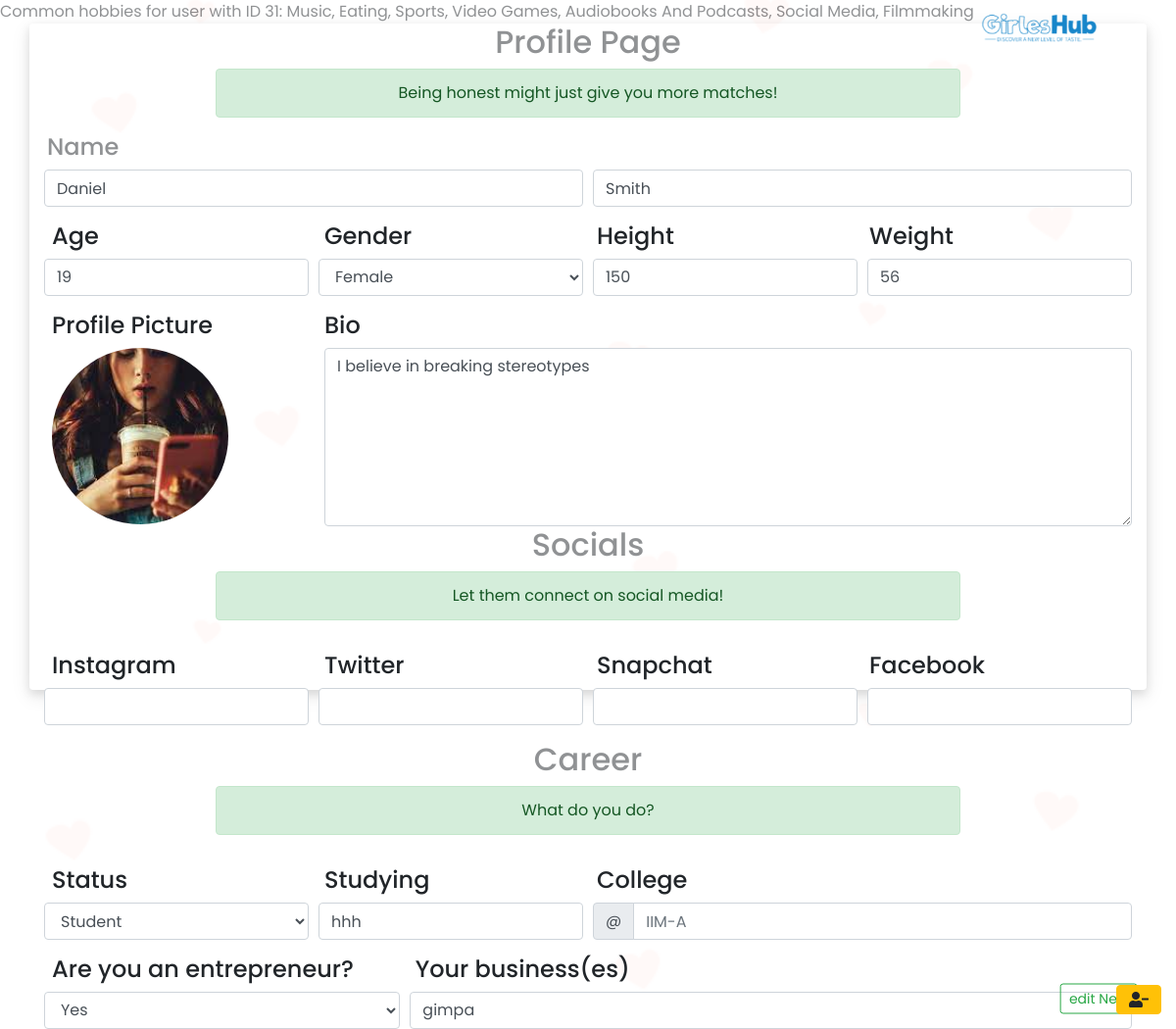
Screenshot of /profile.php (signed in) with the database file from the repository.
### tables this page shows
CREATE TABLE `social` (
  `uid` int(11) NOT NULL,
  `ig` varchar(30) DEFAULT NULL,
  `sc` varchar(30) DEFAULT NULL,
  `twit` varchar(30) DEFAULT NULL,
  `fb` varchar(30) DEFAULT NULL
);

CREATE TABLE `userprofile` (
  `uid` int(11) NOT NULL,
  `name` varchar(50) NOT NULL,
  `age` int(2) NOT NULL,
  `gender` enum('M','F') NOT NULL,
  `height` text DEFAULT NULL,
  `weight` text DEFAULT NULL,
  `latitude` text NOT NULL,
  `longitude` text NOT NULL,
  `profile_photo` varchar(100) NOT NULL,
  `bio` text NOT NULL
);

CREATE TABLE `career` (
  `uid` int(11) NOT NULL,
  `status` varchar(30) NOT NULL,
  `job_desc` text NOT NULL,
  `college` text DEFAULT NULL,
  `entre` enum('yes','no') DEFAULT NULL,
  `owns_biz` text DEFAULT NULL
);

### profile.php (the view, shortened to what this page needs)
<?php require_once "controllerUserData.php"; ?>
<?php
$email = $_SESSION['email'];
$password = $_SESSION['password'];
$uid = "";
$tab1 = Array();
$tab2 = Array();
if($email != false && $password != false){
    $sql = "SELECT * FROM usertable WHERE email = '$email'";
    $run_Sql = mysqli_query($con, $sql);
    if($run_Sql){
      $fetch_info = mysqli_fetch_assoc($run_Sql);
      $uid = $fetch_info['uid'];
        $sql = "SELECT * FROM userprofile WHERE uid = '$uid'";
        $run_Sql = mysqli_query($con, $sql);
        if($run_Sql){
          $fetch_info = mysqli_fetch_assoc($run_Sql);
          $name = $fetch_info['name'];
          $tab1['fname'] = explode(" ",$name)[0];
          $tab1['lname'] = explode(" ",$name)[1];
          $tab1['age'] = $fetch_info['age'];
          $tab1['gender'] = $fetch_info['gender'];
          $tab1['height'] = $fetch_info['height'];
          $tab1['weight'] = $fetch_info['weight'];
          $tab1['profile_photo'] = $fetch_info['profile_photo'];
          $tab1['bio'] = $fetch_info['bio'];
        }
    }
    $sql = "SELECT * FROM social WHERE uid = '$uid'";
    $run_Sql = mysqli_query($con, $sql);
    if($run_Sql){
      $fetch_info = mysqli_fetch_assoc($run_Sql);
      $uid = $fetch_info['uid'];
      $tab2['ig'] = $fetch_info['ig'];
      $tab2['sc'] = $fetch_info['sc'];
      $tab2['twit'] = $fetch_info['twit'];
      $tab2['fb'] = $fetch_info['fb'];
    }
    $sql = "SELECT * FROM career WHERE uid = '$uid'";
    $run_Sql = mysqli_query($con, $sql);
    if($run_Sql){
      $fetch_info = mysqli_fetch_assoc($run_Sql);
      $tab2['status'] = $fetch_info['status'];
      $tab2['job'] = $fetch_info['job_desc'];
      $tab2['college'] = $fetch_info['college'];
      $tab2['entre'] = $fetch_info['entre'];
      $tab2['owns_biz'] = $fetch_info['owns_biz'];
    }
}else{
    header('Location: login-user.php');
}
 $col_names = ["streaming movies and shows", "anime", "stand up comedy", "reading", "writing", "meditation", "music", "eating", "dancing", "singing", "baking", "cooking", "gardening", "arts and crafts", "painting", "sketching", "fishing", "running", "walking", "swimming", "working out", "yoga", "bicycling", "driving", "riding", "sports", "video games", "travelling", "hiking", "collecting", "volunteer work", "working", "audiobooks and podcasts", "youtube", "social media", "housework", "shopping", "coding", "hacking", "photoshop", "video editing", "filmmaking", "science", "astronomy", "astrology"];
 $common_hobbies = [];
 $q = "SELECT * FROM hobbies WHERE uid='$uid'";
 $r = mysqli_query($con, $q);
 $row = mysqli_fetch_array($r);
 for ($i = 1; $i < count($col_names) + 1; $i++) {
     if ($row[$i] == 1) {
         array_push($common_hobbies, ucwords($col_names[$i - 1]));
     }
 }
 echo "Common hobbies for user with ID $uid: " . implode(", ", $common_hobbies);
?>
<!DOCTYPE html>
<html lang="en">
<head>
    <link rel="stylesheet" href="https://stackpath.bootstrapcdn.com/bootstrap/4.5.2/css/bootstrap.min.css">
    <link href="https://cdnjs.cloudflare.com/ajax/libs/font-awesome/5.13.0/css/all.min.css" rel="stylesheet">
    <link rel="stylesheet" href="css/style-form-profile.css">
</head>
<body>
  <a href="home.php" class="logo" title="Home">
    <img src="./public/assets/SoulMate (3).png" alt="logo" height="50">
  </a>
  <div class="container">
 <div class=" ">
  <form action="edit-profile.php" method="POST" autocomplete="off" enctype="multipart/form-data">
    <div class="row justify-content-center">
    <h2 class="text-center">Profile Page</h2>
   </div>
   <div class="row justify-content-center">
    <div class="alert alert-success text-center col-8 positive-message">Being honest might just give you more matches!</div>
   </div>
   <div class="form-row pl-2">
      <h4>Name</h4>
     </div>
     <div class="form-row">
      <div class="col">
       <input type="text" id="fname" class="form-control" placeholder="First name" name="fname" value="<?php echo $tab1['fname'] ?>">
     </div>
     <div class="col">
       <input type="text" id="lname" class="form-control" placeholder="Last name" name="lname" value="<?php echo $tab1['lname'] ?>">
     </div>
     </div>
     <div class="form-row  mt-3 pl-2">
      <div class="col"><h4>Age</h4></div>
      <div class="col"><h4>Gender</h4></div>
      <div class="col"><h4>Height</h4></div>
      <div class="col"><h4>Weight</h4></div>
     </div>
     <div class="form-row">
      <div class="col">
       <input type="text" id="age" class="form-control" placeholder="18" name="age" value="<?php echo $tab1['age'] ?>">
      </div>
      <div class="col">
       <select class="form-control" id="gender" name="gender">
        <option value="F" <?php if($tab1['gender'] == "F") {  ?> selected <?php } ?>>Female</option>
       </select>
      </div>
      <div class="col">
       <input type="text" class="form-control" placeholder="Eg. 170cms or 5'5ft" name="height" value="<?php echo $tab1['height'] ?>">
      </div>
      <div class="col">
       <input type="text" class="form-control" placeholder="Eg. 70kgs" name="weight" value="<?php echo $tab1['weight'] ?>">
      </div>
     </div>
     <div class="form-row mt-3 pl-2">
      <div class="col-3">
       <h4 title="required">Profile Picture</h4>
       <img id="profile-pic" src="<?php echo $tab1['profile_photo'] ?>" alt="" width="180" height="180" style="border-radius: 50%; object-fit: cover;" title="Click to change">
      </div>
      <div class="col-9">
       <h4 title="required">Bio</h4>
       <textarea class="form-control" id="bio" rows="7" placeholder="Make it interesting....&#10;Your goal is to impress....." name="bio"><?php echo $tab1['bio'] ?></textarea>
      </div>
     </div>
     <div class="row justify-content-center">
    <h2 class="text-center" id="title">Socials</h2>
   </div>
   <div class="row justify-content-center">
    <div class="alert alert-success text-center col-8" id="message">Let them connect on social media!</div>
   </div>
    <div class="form-row  mt-3 pl-2">
      <div class="col"><h4>Instagram</h4></div>
      <div class="col"><h4>Twitter</h4></div>
      <div class="col"><h4>Snapchat</h4></div>
      <div class="col"><h4>Facebook</h4></div>
     </div>
     <div class="form-row">
      <div class="col"><input type="text" class="form-control" name="ig" value="<?php echo $tab2['ig'] ?>"></div>
      <div class="col"><input type="text" class="form-control" name="twit" value="<?php echo $tab2['twit'] ?>"></div>
      <div class="col"><input type="text" class="form-control" name="sc" value="<?php echo $tab2['sc'] ?>"></div>
      <div class="col"><input type="text" class="form-control" name="fb" value="<?php echo $tab2['fb'] ?>"></div>
     </div>
   <div class="row justify-content-center mt-3">
    <h2 class="text-center" id="title">Career</h2>
   </div>
   <div class="row justify-content-center">
    <div class="alert alert-success text-center col-8" id="message">What do you do?</div>
   </div>
   <div class="form-row  mt-3 pl-2">
      <div class="col-3"><h4>Status</h4></div>
      <div class="col-3"><h4 id="job-title">Job</h4></div>
      <div class="col"><h4 id="college-title">Location</h4></div>
    </div>
    <div class="form-row">
      <div class="col-3">
       <select id="status" class="form-control" name="status" onchange="changeStatus();">
        <option value="student" <?php if($tab2['status'] == "student") {  ?> selected <?php } ?>>Student</option>
       </select>
      </div>
      <div class="col-3"><input id="job" type="text" class="form-control" placeholder="Eg. Software Developer" name="job" value="<?php echo $tab2['job'] ?>"></div>
      <div class="col input-group"><div class="input-group-prepend"><span class="input-group-text" id="basic-addon1">@</span></div>
        <input type="text" id="college" class="form-control" placeholder="Google Inc" name="college" value="<?php echo $tab2['college'] ?>"></div>
     </div>
     <div class="form-row  mt-3 pl-2">
      <div class="col-4"><h4>Are you an entrepreneur?</h4></div>
      <div class="col"><h4>Your business(es)</h4></div>
    </div>
    <div class="form-row">
     <div class="col-4">
       <select class="form-control" id="entre" name="entre" onchange="changeOwnsBiz();">
        <option value="yes" <?php if($tab2['entre'] == "yes") {  ?> selected <?php } ?>>Yes</option>
       </select>
      </div>
      <div class="col">
       <input type="text" class="form-control" id="owns-biz" name="owns_biz" value="<?php echo $tab2['owns_biz'] ?>">
    </div>
    </div>
   <button type="button" class="btn btn-sm btn-outline-success next">edit Next</button>
  </form>
 </div>
  <button class="btn btn-warning" id="delete-icon" title="Delete profile" data-toggle="modal" data-target="#confirm-delete-profile"><i class="fas fa-user-minus"></i></button>
 </div>
</body>
</html>

### css/style-form-profile.css (style rules this page uses)
html, body { font-family: 'Poppins', sans-serif; }
.container { margin: 0 auto; height: 85vh; border-radius: 4px; box-shadow: 0 4px 8px 0 rgba(0, 0, 0, 0.2), 0 6px 20px 0 rgba(0, 0, 0, 0.19); }
#profile-pic { cursor: pointer !important; }
.next, .submit-btn { position: absolute; bottom: 0; right: 0; transform: translate(-50%, -50%); }

### profile.php (style rules this page uses)
#delete-icon { position: absolute; bottom: 15px; right: 15px; }
.logo { position: absolute; }

### rows the page displays
social: uid "31"
userprofile: age "19", gender "Female", height "150", weight "56", profile_photo (picture), bio "I believe in breaking stereotypes"
career: status "Student", job "hhh", entre "Yes", owns_biz "gimpa"

### other values shown
implode(", ", $common_hobbies) "Music, Eating, Sports, Video Games, Audiobooks And Podcasts, Social Media, Filmmaking"
